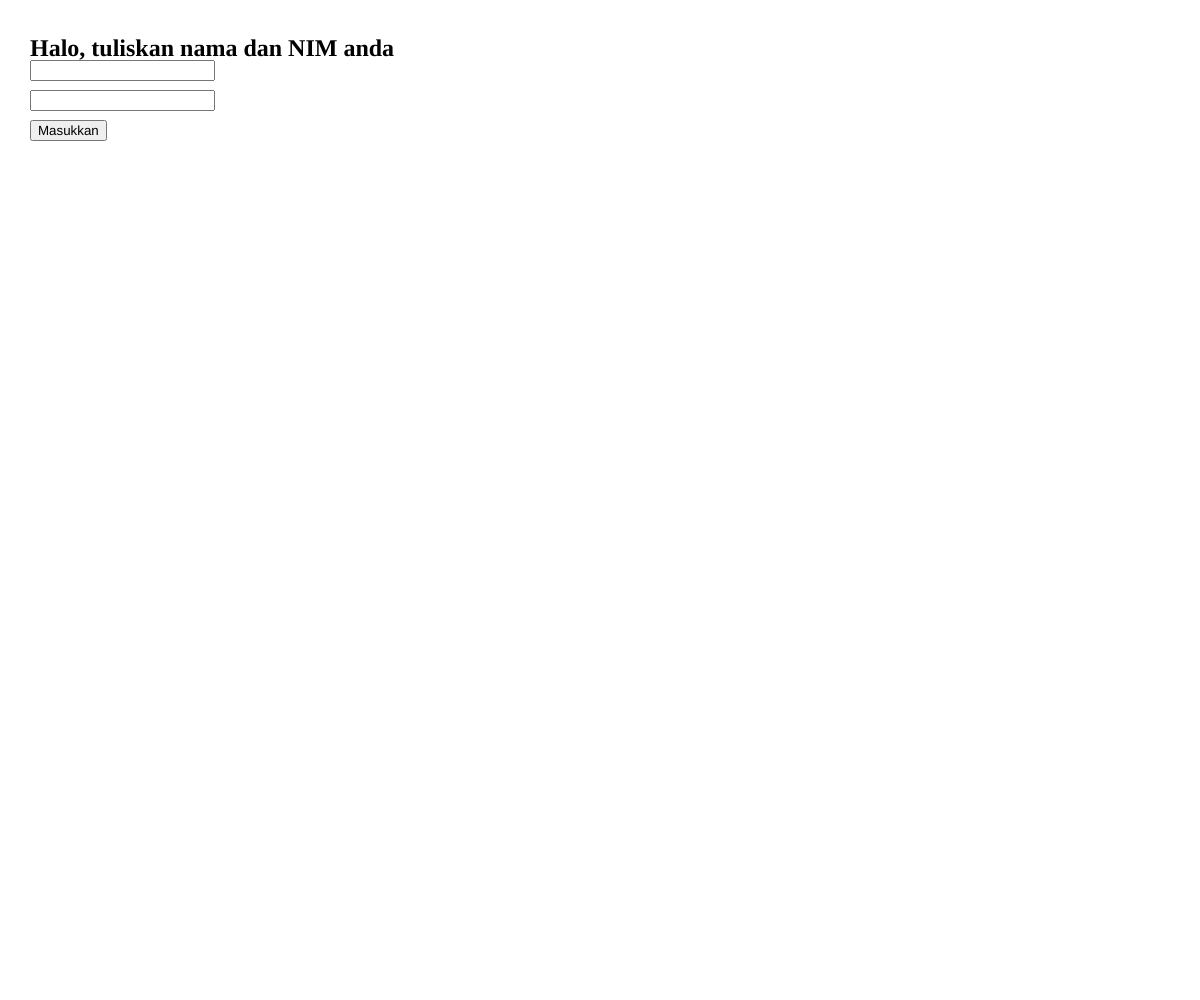
Frame 1 (no input)
Frame 60 (no input): identical to frame 1, image omitted
Frame 120 (the mouse pressed at the canvas centre since frame 60): identical to frame 1, image omitted

The p5.js sketch that drew this single still picture (run headless with seeded random() and noise() and a simulated clock; from frame 60 on, the mouse is pressed at the canvas centre):

// p5.js sketch
// ── sketch.js
let judul;
let namaInput;
let nimInput;
let tombol;
let hello;

function setup() {
  createCanvas(windowWidth, windowHeight);
  
  judul = createElement('h2', 'Halo, tuliskan nama dan NIM anda');
  judul.position(30, 15);
  
  namaInput = createInput();
  namaInput.position(30, 60);
  
  nimInput = createInput();
  nimInput.position(30, 90);
  
  tombol = createButton('Masukkan');
  tombol.position(30, 120);
  tombol.mousePressed(sayHello);
}

function draw() {

}

function sayHello() {
  hello = createElement('h2', 'Selamat datang ' + namaInput.value() + ', NIM Anda: ' + nimInput.value());
  hello.position(30, 150);
}
